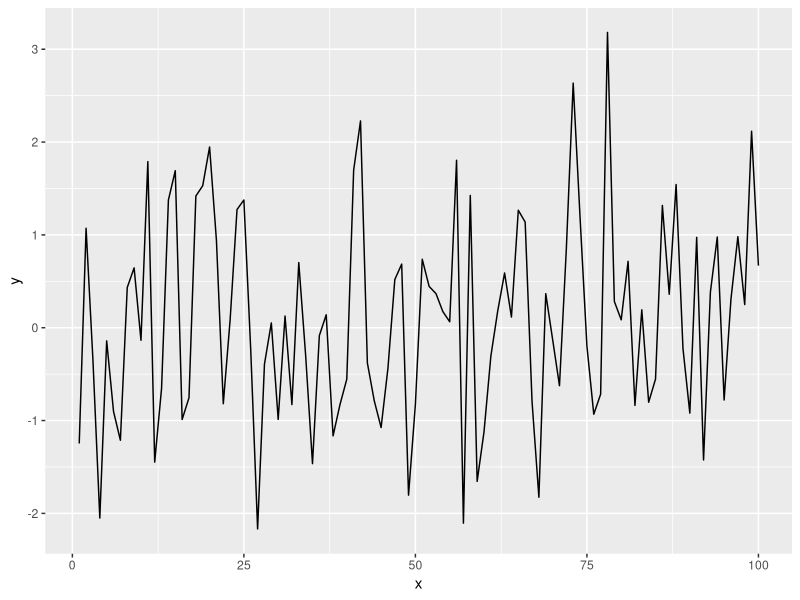

Reproduce this figure in R.
## ---- chunk 1
knitr::opts_chunk$set(echo = TRUE)
## ---- chunk 2
library(tidyverse)
## ---- chunk 3
x = seq(1:100)
y = rnorm(100)
dat = data.frame(x, y)
ggplot(dat, aes(x = x, y = y)) +
geom_line()
